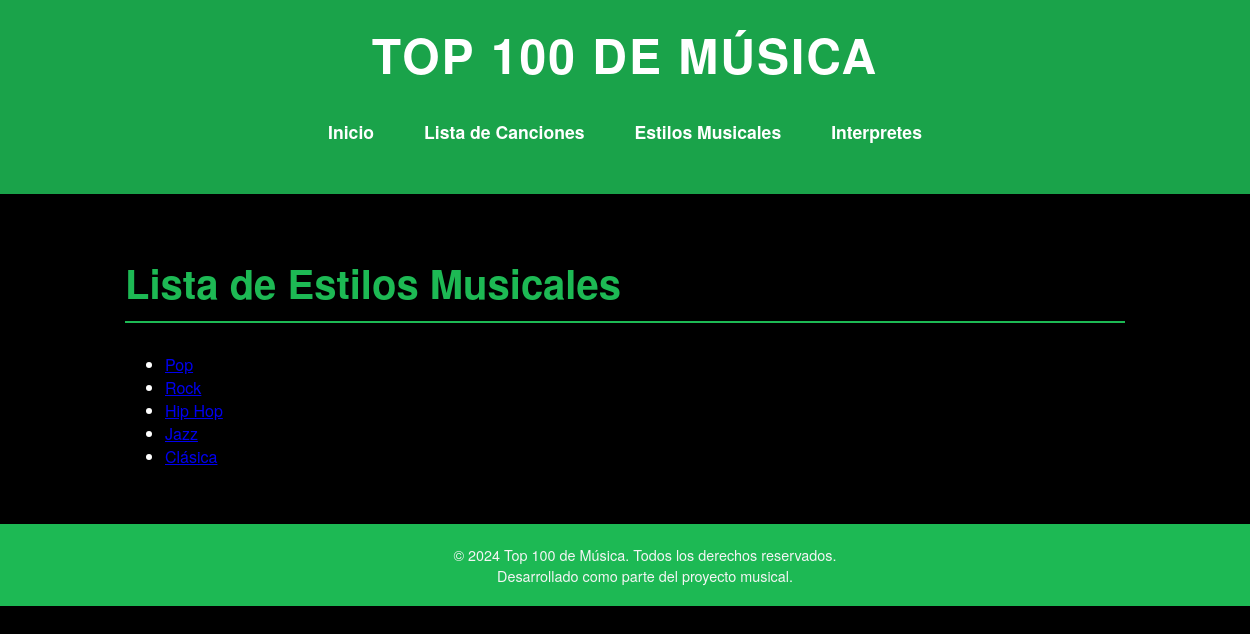
The page /appTop100Django/estilos/ on the database its author committed.
### appTop100Django/models.py (models this page shows, shortened)
class Estilo(models.Model):
    nombre = models.CharField(max_length=50)
    descripcion = models.CharField(max_length=300)

### appTop100Django/views.py (the view)
# urls.py: path('estilos/', views.lista_estilos, name='lista_estilos'),
def lista_estilos(request):
    estilos = Estilo.objects.all()
    context = {'estilos': estilos}
    return render(request, 'lista_estilos.html', context)

### appTop100Django/templates/lista_estilos.html (shortened to what this page needs)
{% extends 'base.html' %}
{% block contenido %}
<h2>Lista de Estilos Musicales</h2>
<ul>
    {% for estilo in estilos %}
        <li>
            <a href="{% url 'detalles_estilo' estilo.id %}">{{ estilo.nombre }}</a>
        </li>
    {% endfor %}
</ul>
{% endblock %}

### appTop100Django/static/css/estilos.css (style rules this page uses)
body { font-family: 'Helvetica Neue', Arial, sans-serif; background-color: #000000; color: #ffffff; margin: 0; padding: 0; }
h2 { font-size: 2.5em; margin-top: 20px; color: #1db954; border-bottom: 2px solid #1db954; padding-bottom: 10px; margin-bottom: 30px; }

### rows shown on the page
Estilo: nombre "Pop"
Estilo: nombre "Rock"
Estilo: nombre "Hip Hop"
Estilo: nombre "Jazz"
Estilo: nombre "Clásica"
